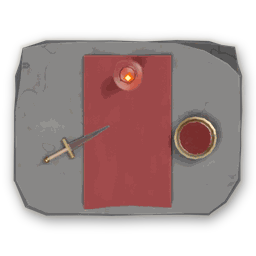
#> input picture props/altar.png, 256 x 256 px; its folder holds 4 pictures in this run
$ python resize.py
#> lines starting #> are read from the running program, lines starting #| are printed output that depends on the picture
from PIL import Image
import os

# Set target size
target_size = (32, 32)

# Create an output folder for resized images
output_folder = "resized_32x32"
os.makedirs(output_folder, exist_ok=True)

# Loop through all files in the current folder
for filename in os.listdir("."):
  if filename.lower().endswith(".png"):
    # Open image
    with Image.open(filename) as img:
      # Resize image using high quality filter
#> img is the input picture: PIL image 256x256 RGBA; mean R, G, B, A 86, 67.3, 66.7, 154.5
      img_resized = img.resize(target_size, Image.Resampling.LANCZOS)
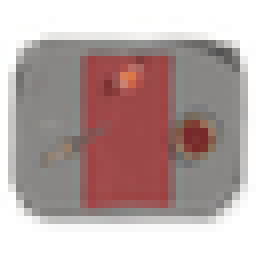
#> img_resized: PIL image 32x32 RGBA (shown 8 times larger); mean R, G, B, A 95.9, 77.2, 75.5, 154.1; transparent parts drawn white

      # Save to output folder
      save_path = os.path.join(output_folder, filename)
      img_resized.save(save_path)
      print(f"Resized: {filename}")
#> pass 2 of the loop `for filename in os.listdir("."):`:
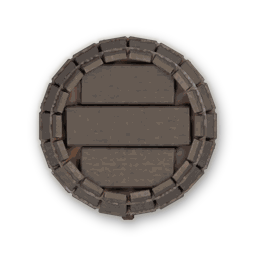
#> input picture props/barrel.png, 256 x 256 px
#> img is the input picture: PIL image 256x256 RGBA; mean R, G, B, A 38.7, 34.5, 31.7, 101.5
#> `img_resized = img.resize(target_size, Image.Resampling.LANCZOS)`:
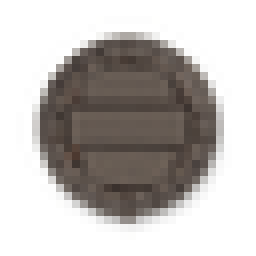
#> img_resized: PIL image 32x32 RGBA (shown 8 times larger); mean R, G, B, A 49.3, 45, 41.2, 101.2; transparent parts drawn white
#> pass 3 of the loop `for filename in os.listdir("."):`:
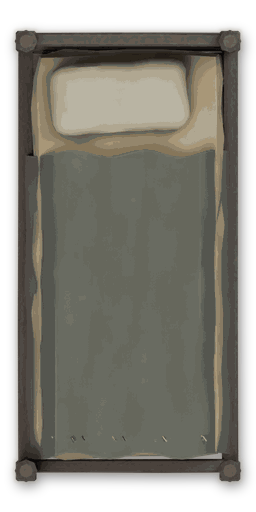
#> input picture props/bed.png, 256 x 512 px
#> img is the input picture: PIL image 256x512 RGBA; mean R, G, B, A 82.8, 80.5, 72, 193.6
#> `img_resized = img.resize(target_size, Image.Resampling.LANCZOS)`:
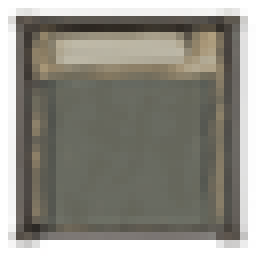
#> img_resized: PIL image 32x32 RGBA (shown 8 times larger); mean R, G, B, A 92.5, 90, 80.7, 193.2; transparent parts drawn white
#> the loop made 6 passes; the first 3 are shown

print("All PNG files are now resized to 32x32!")
